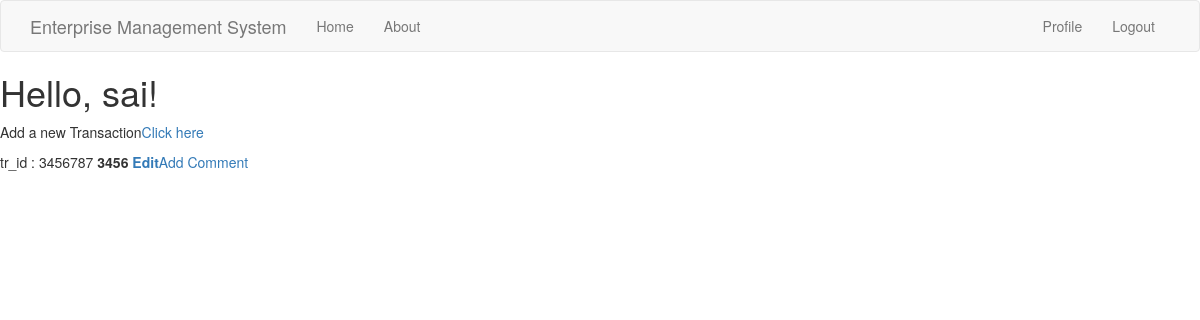
Before: /index (signed in) with the older database file.
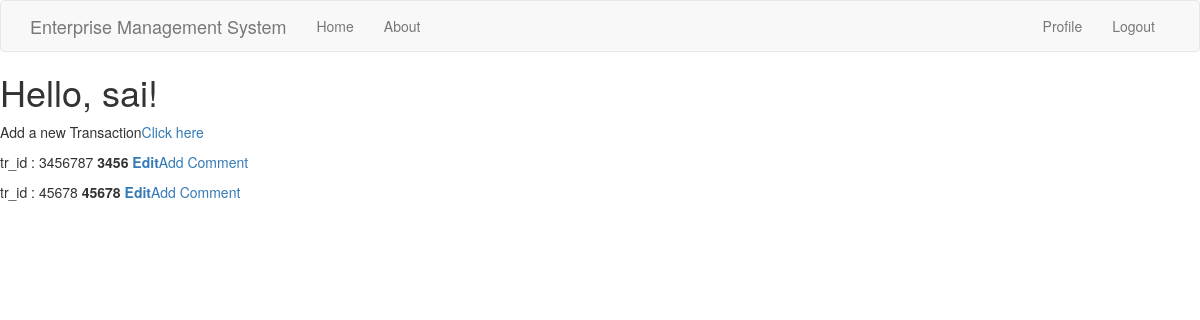
After: the same page with the newer database file.
### app/models.py (models this page shows, shortened)
class Transaction(db.Model):
    id = db.Column(db.Integer,primary_key=True)
    tr_id = db.Column(db.Integer)
    date = db.Column(db.String(64))
    description = db.Column(db.String(140))
    tr_type = db.Column(db.String(64))
    amount = db.Column(db.Integer)
    user_id = db.Column(db.Integer,db.ForeignKey('user.id'))

### app/routes.py (the view)
@app.route('/')
@app.route('/index')
@login_required
def index():
    transaction = Transaction.query.filter_by(user_id=current_user.id)
    return render_template("index.html", title='HomePage',transaction=transaction)

### app/models.py (called while the page is built)
@login.user_loader
def load_user(id):
    return User.query.get(int(id))

### app/routes.py (called while the page is built)
@app.before_request
def before_request():
    if current_user.is_authenticated:
        current_user.last_seen = datetime.utcnow()
        db.session.commit()

### app/templates/index.html
{% extends "base.html" %}
{% import 'bootstrap/wtf.html' as wtf %}
{% block content %}
    <h1>Hello, {{ current_user.username }}!</h1>
    <p>Add a new Transaction<a href="{{ url_for('add_transaction') }}">Click here</a></p>
    {% for po in transaction %}
    <div>
    	<p>tr_id : {{po.tr_id}} <b>{{po.amount}}</b> <b><a href="{url_for('edit', trans_id=po.id)}">Edit</a></b><a href="{{ url_for('add_comment', trans_id = po.id) }}">Add Comment</a></p>
    </div>
    {% endfor %}
{% endblock %}

Changed rows visible on the page:
added Transaction: tr_id "45678", amount "45678"
